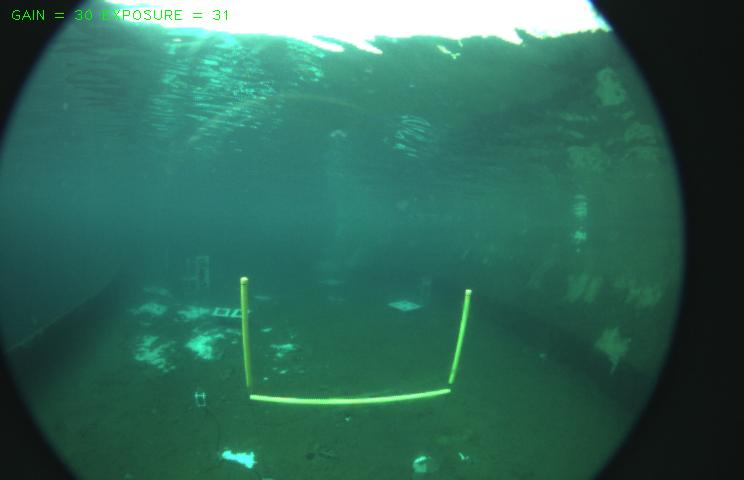
#> input picture tmp_files/fourth_run/front55.jpg, 744 x 480 px, found by its file name
$ python find-countours.py   (older library calls are emulated)
#> lines starting #> are read from the running program, lines starting #| are printed output that depends on the picture; after the words box and inside, x2 and y2 are one past the last pixel; in counts of white or black regions, pixels touching at a corner belong together
import numpy as np
import cv2

path = "../../img/fourth_run/front55.jpg"
#path = "../../img/third_run/front9.jpg"

im = cv2.imread(path)
#> im is the input picture: shape (480, 744, 3); mean B, G, R 89, 103.9, 48.6
imgray = cv2.cvtColor(im, cv2.COLOR_BGR2GRAY)
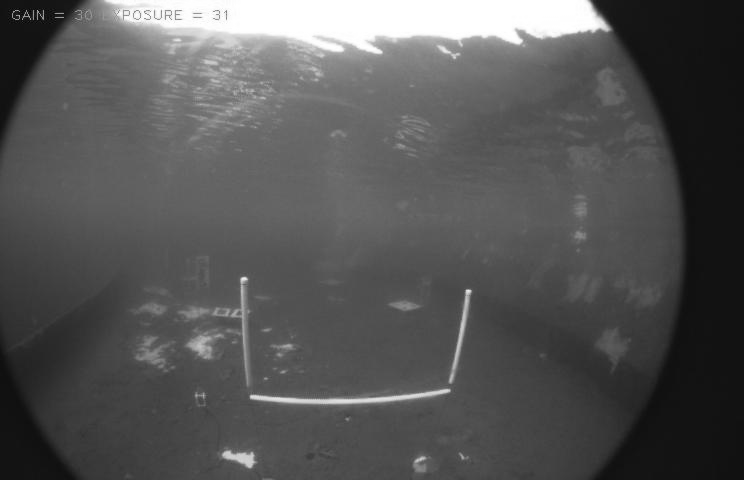
#> imgray: shape (480, 744); min 2, max 255, mean 85.6
ret, thresh = cv2.threshold(imgray, 127, 255, 0) # test more thresholds or use cv2.Canny()
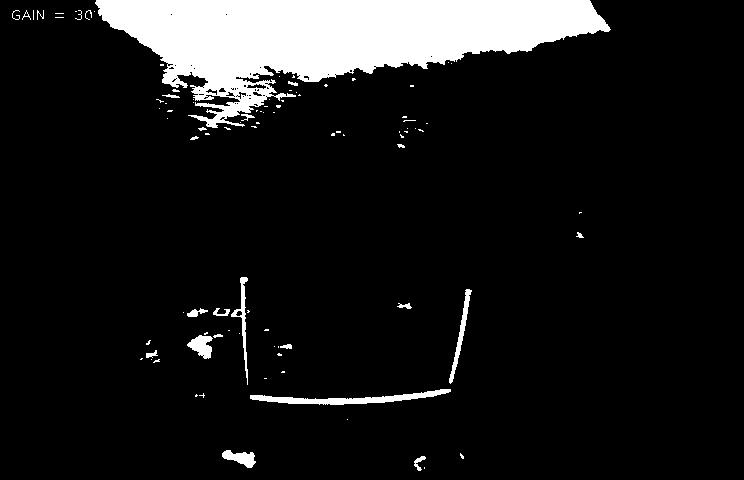
#> thresh: shape (480, 744); 10.2% white; 95 white regions (71 under 20 px)
print(type(imgray))
#| <class 'numpy.ndarray'>
print(imgray.max())
#| 255
# if cv2.CHAIN_APPROX_SIMPLE can find the contour lines of the gate then
# use cv2.CHAIN_APPROX_SIMPLE
# it's more costly, computation-wise, but has more accurate results
im2, contours, heirarchy = cv2.findContours(thresh, cv2.RETR_TREE, cv2.CHAIN_APPROX_SIMPLE)
#> contours = 150 contours, 129 with area under 20; largest, box (x1, y1, x2, y2) and area: (95, 0, 611, 128) 31928, (250, 389, 451, 405) 954, (449, 289, 472, 384) 346, (187, 335, 213, 359) 333, (231, 277, 248, 385) 312
# each contour is stored as a vector of points

## draw contours (hard coded for now)
# largest array would probably be the surface, so next 3 should be the gate
# create a function for testing - maybe permute top 5?
cv2.drawContours(im, contours, 7, [0, 255, 0], 3)
cv2.drawContours(im, contours, 31, [0, 255, 0], 3)
cv2.drawContours(im, contours, 32, [0, 255, 0], 3)
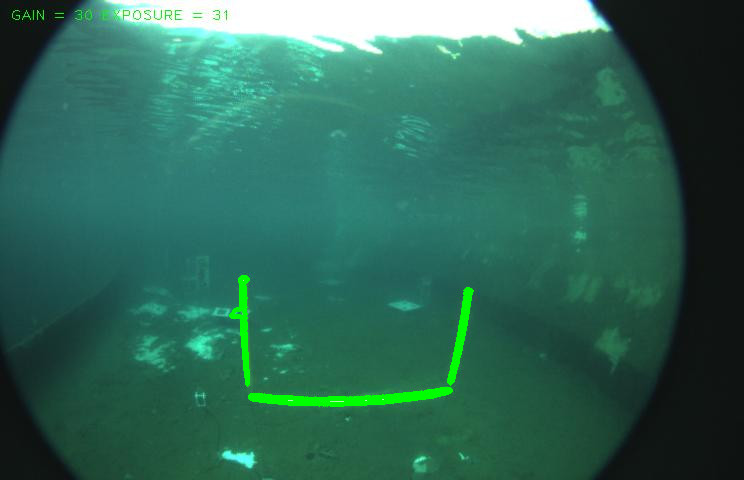
#> im: shape (480, 744, 3); mean B, G, R 87.9, 104.6, 47.7
# cv2.drawContours(im, contours, 30, [0, 255, 0], 3)
# cv2.drawContours(im, contours, 31, [0, 255, 0], 3)

# 0 - L
# 1 - R
cnt0 = contours[31] # L
#> cnt0 = contour of 85 points, box (x1, y1, x2, y2) (449, 289, 472, 384), area 346
cnt1 = contours[30] # R
#> cnt1 = contour of 23 points, box (x1, y1, x2, y2) (397, 303, 412, 309), area 32
M0 = cv2.moments(cnt0)
#> M0 = moments, m00 345.5, centre m10/m00, m01/m00 = (460.5, 333.1)
M1 = cv2.moments(cnt1)
#> M1 = moments, m00 32, centre m10/m00, m01/m00 = (405.1, 305.7)
centx0 = int(M0["m10"] / M0["m00"])
#> centx0 = 460
centy0 = int(M0["m01"] / M0["m00"])
#> centy0 = 333
centx1 = int(M1["m10"] / M1["m00"])
#> centx1 = 405
centy1 = int(M1["m01"] / M1["m00"])
#> centy1 = 305
print("Left centroid", centx0, ", ", centy0)
#| Left centroid 460 ,  333
print("Right centroid", centx1, ", ", centy1)
#| Right centroid 405 ,  305

x0, y0, w0, h0 = cv2.boundingRect(cnt0)
#> x0 = 449; y0 = 289; w0 = 23; h0 = 95
x1, y1, w1, h1 = cv2.boundingRect(cnt1)
#> x1 = 397; y1 = 303; w1 = 15; h1 = 6
print(x0, y0, w0, h0)
#| 449 289 23 95
print(x1, y1, w1, h1)
#| 397 303 15 6

bottommost = tuple(cnt1[cnt1[:, :, 1].argmax()][0] ) # extreme points
#> bottommost = (407, 308)
print(bottommost)
#| (407, 308)
#cv2.rectangle(im, (x0, y0), (x1, centy1 + (centy1 - y1) ), (0, 0, 255), 3)
#cv2.rectangle(im, (x0, y0), bottommost, (0, 0, 255), 3)

top_ten = []
print(" ######### ")
count = 0
for i in contours[30]:
    x = np.split(i, 1)
    #print(count, ": ", x)
    count += 1
#> this loop made 23 passes
#> x on passes 1 to 12: [[[398, 303]]], [[[399, 303]]], [[[400, 304]]], [[[398, 306]]], [[[397, 306]]], [[[398, 306]]], [[[399, 307]]], [[[402, 307]]], [[[403, 306]]], [[[405, 306]]], [[[407, 308]]], [[[410, 308]]]
#> after the loop, count = 23

cv2.imshow("im1", im)
#cv2.imshow("im2", im2)

k = cv2.waitKey(0) & 0xFF
#> (key Esc is pressed here)
if(k == 27):
    cv2.destroyAllWindows()

$ run again, with tmp_files/fourth_run/front02.jpg copied over tmp_files/fourth_run/front55.jpg
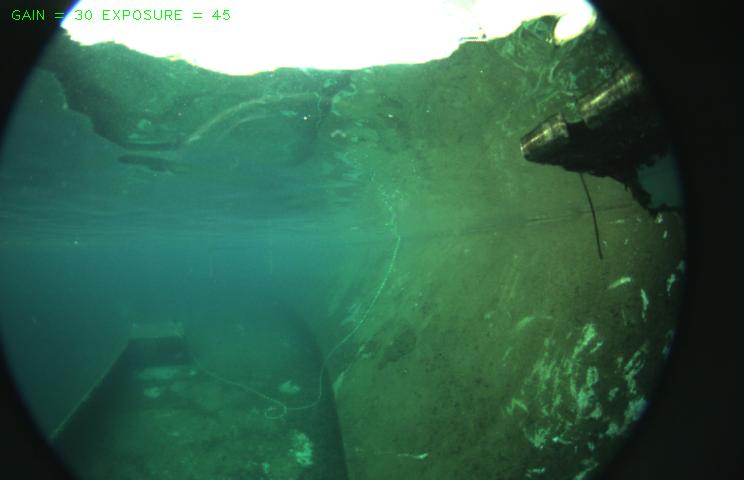
#> input picture tmp_files/fourth_run/front02.jpg, 744 x 480 px, found by its file name
#> im is the input picture: shape (480, 744, 3); mean B, G, R 81.6, 103.5, 58.2
#> `imgray = cv2.cvtColor(im, cv2.COLOR_BGR2GRAY)`:
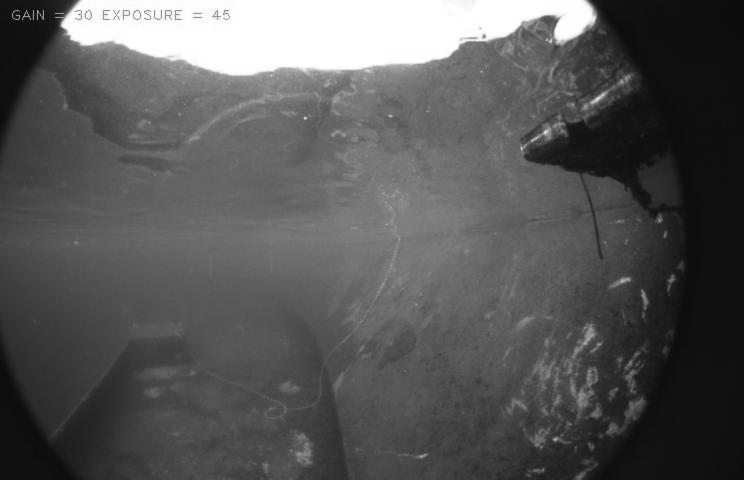
#> imgray: shape (480, 744); min 2, max 255, mean 87.4
#> `ret, thresh = cv2.threshold(imgray, 127, 255, 0)`:
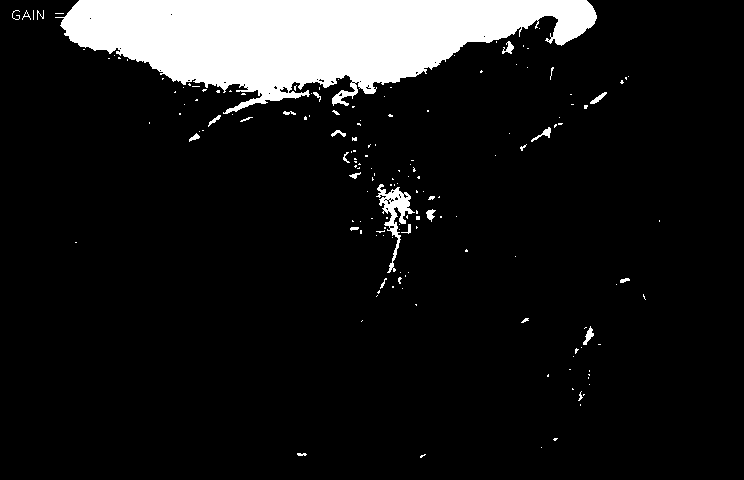
#> thresh: shape (480, 744); 10.5% white; 163 white regions (137 under 20 px)
#| <class 'numpy.ndarray'>
#| 255
#> contours = 199 contours, 186 with area under 20; largest, box (x1, y1, x2, y2) and area: (55, 0, 597, 114) 34164, (376, 184, 415, 273) 805, (583, 326, 594, 345) 68, (531, 127, 551, 142) 61, (590, 92, 607, 104) 54
#> cnt0 = contour of 11 points, box (x1, y1, x2, y2) (398, 277, 402, 284), area 9
#> cnt1 = contour of 17 points, box (x1, y1, x2, y2) (380, 278, 387, 289), area 12
#> M0 = moments, m00 9, centre m10/m00, m01/m00 = (399.1, 279.4)
#> M1 = moments, m00 11.5, centre m10/m00, m01/m00 = (382.6, 283.5)
#> centx0 = 399
#> centy0 = 279
#> centx1 = 382
#> centy1 = 283
#| Left centroid 399 ,  279
#| Right centroid 382 ,  283
#> x0 = 398; y0 = 277; w0 = 4; h0 = 7
#> x1 = 380; y1 = 278; w1 = 7; h1 = 11
#| 398 277 4 7
#| 380 278 7 11
#> bottommost = (380, 288)
#| (380, 288)
#> the loop `for i in contours[30]:` made 17 passes
#> x on passes 1 to 8: [[[385, 278]]], [[[384, 279]]], [[[384, 281]]], [[[381, 284]]], [[[381, 286]]], [[[380, 287]]], [[[380, 288]]], [[[381, 287]]]
#> after the loop `for i in contours[30]:`: count = 17
